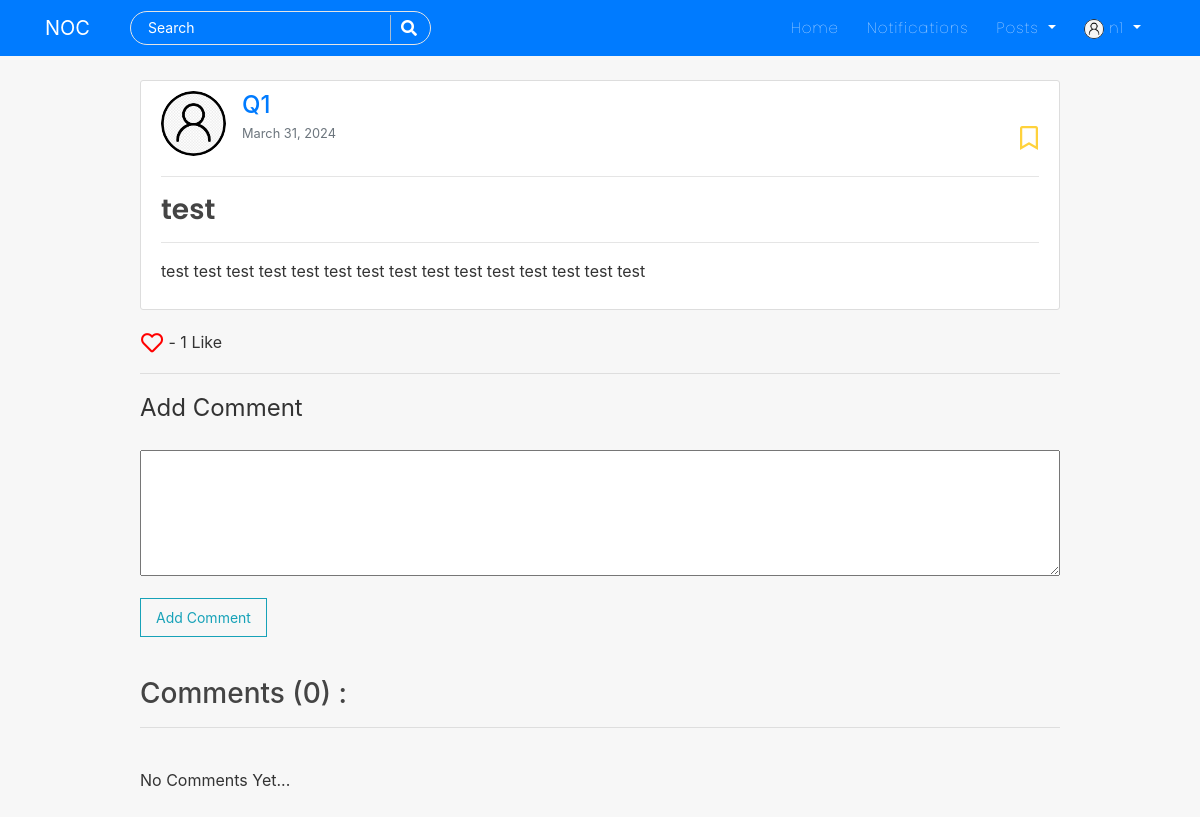
Page /post/1/ (signed in) on the committed database.
### users/models.py (models this page shows, shortened)
class Profile(models.Model):
    USER_TYPE_CHOICES = (
        ('patient', 'Patient'),
        ('nurse', 'Nurse'),
    )
    user = models.OneToOneField(User, on_delete=models.CASCADE)
    is_online = models.BooleanField(default=False)
    following = models.ManyToManyField(User, related_name="following", blank=True)
    friends = models.ManyToManyField(User, related_name='my_friends', blank=True)
    bio = models.CharField(default="",blank=True,null=True,max_length=350)
    date_of_birth = models.CharField(blank=True,max_length=150)
    updated = models.DateTimeField(auto_now=True)
    created = models.DateTimeField(auto_now_add=True)
    image = models.ImageField(default='default.jpg', upload_to='profile_pics',blank=True, null=True)
    facebook_link = models.URLField(blank=True, null=True)
    twitter_link = models.URLField(blank=True, null=True)
    instagram_link = models.URLField(blank=True, null=True)
    linkedin_link = models.URLField(blank=True, null=True)
    user_type = models.CharField(max_length=10, choices=USER_TYPE_CHOICES,)
    is_available_for_emergencies = models.BooleanField(default=True)
    location = models.CharField(max_length=100,null=True)

### blog/models.py (models this page shows, shortened)
class Post(models.Model):
    title = models.CharField(max_length=150)
    content = RichTextField(blank=True, null=True)
    date_posted = models.DateTimeField(default=timezone.now)
    date_updated = models.DateTimeField(auto_now=True)
    author = models.ForeignKey(User, on_delete=models.CASCADE)
    likes = models.ManyToManyField(User, related_name="blogpost", blank=True)
    saves = models.ManyToManyField(User, related_name="blogsave", blank=True)
    def total_likes(self):
        return self.likes.count()
    def total_saves(self):
        return self.saves.count()

### blog/views.py (the view)
# urls.py: path('post/<int:pk>/', PostDetailView, name='post-detail'),
def PostDetailView(request,pk):
    stuff = get_object_or_404(Post, id=pk)
    total_likes = stuff.total_likes()
    total_saves = stuff.total_saves()
    total_comments = stuff.comments.all().filter(reply=None).order_by('-id')
    total_comments2 = stuff.comments.all().order_by('-id')
    context = {}
    if request.method == "POST":
        comment_qs = None
        comment_form = CommentForm(request.POST or None)
        if comment_form.is_valid():
            form = request.POST.get('body')
            reply_id = request.POST.get('comment_id')
            if reply_id:
                comment_qs = Comment.objects.get(id=reply_id)
            comment = Comment.objects.create(name=request.user,post=stuff,body=form, reply=comment_qs)
            comment.save()
            if reply_id:
                notify = Notification(post=stuff, sender=request.user, user=stuff.author, text_preview=form, notification_type=4)
                notify.save()
            else:
                notify = Notification(post=stuff, sender=request.user, user=stuff.author, text_preview=form, notification_type=3)
                notify.save()
            total_comments = stuff.comments.all().filter(reply=None).order_by('-id')
            total_comments2 = stuff.comments.all().order_by('-id')
    else:
        comment_form = CommentForm()
    tcl={}
    for cmt in total_comments2:
        total_clikes = cmt.total_clikes()
        cliked = False
        if cmt.likes.filter(id=request.user.id).exists():
            cliked = True
        tcl[cmt.id] = cliked
    context["clikes"]=tcl
    liked = False
    if stuff.likes.filter(id=request.user.id).exists():
        liked = True
    context["total_likes"]=total_likes
    context["liked"]=liked
    saved = False
    if stuff.saves.filter(id=request.user.id).exists():
        saved = True
    context["total_saves"]=total_saves
    context["saved"]=saved
    context['comment_form'] = comment_form
    context['post']=stuff
    context['comments']=total_comments
    if is_ajax(request=request):
        html = render_to_string('blog/comments.html',context, request=request)
        return JsonResponse({'form':html})
    return render(request, 'blog/post_detail.html', context)

### blog/forms.py
class CommentForm(forms.ModelForm):
    body = forms.CharField(widget=forms.Textarea(attrs={'class':'form-control custom-txt','cols':'40','rows':'3'}), label='')
    class Meta:
        model = Comment
        fields = ['body',]

### blog/utils.py (called while the page is built)
def is_ajax(request):
    return request.META.get('HTTP_X_REQUESTED_WITH') == 'XMLHttpRequest'

### blog/templates/blog/post_detail.html (shortened to what this page needs)
{% extends "blog/base.html" %}
{% block content %}
<div class="col-md-10 m-auto">
<article class="content-section" style="overflow: auto;">
    <div class="media">
        <img class="rounded-circle article-img" src="{{post.author.profile.image.url}}" alt="image">
        <div class="media-body">
            <h4 class="d-inline"><a class="mr-2" href="{% url 'profile-detail-view' post.author.pk %}">{{ post.author }}</a></h4>
            <div id="save-section">
                {% include 'blog/save_section.html' %}
            </div>
            <p><small class="text-muted">{{ post.date_posted|date:"F d, Y" }}</small></p>
        </div>
    </div>
    <hr>
    <h3 class="d-inline"><a class="article-title" href="{% url 'post-detail' post.id %}">{{ post.title }}</a></h3>
    <hr>
    <p class="article-content">{{ post.content|safe }}</p>
</article>
<div id="like-section">
    {% include 'blog/like_section.html' %}
</div>
<hr>
<div class="main-comment-section">
    {% include 'blog/comments.html' %}
</div>
<br><br>
</div>
{% endblock %}

### blog/templates/blog/navbar.html (shortened to what this page needs)
<nav class="navbar navbar-expand-lg navbar-dark bg-steel fixed-top">
    <div class="container">
      <a class="navbar-brand mr-4 pr-3" href="/">NOC</a>
      <div class="collapse navbar-collapse" id="navbarToggle">
        <div class="navbar-nav mr-auto">
          <div id="searchbar" >
            <form method="GET" action="/search">
              <input required name="query" id="search" type="text" placeholder="Search">
              <button class="search-btn" type="submit"><i class="fas fa-search"></i></button>
            </form>
          </div>
        </div>
        <div class="navbar-nav">
          <a class="nav-item nav-link" href="{% url 'blog-home' %}">Home</a>
          {% if user.is_authenticated %}
          <a class="nav-item nav-link" href="{% url 'show-notifications' %}">Notifications</a>
          <div class="dropdown">
            <a class="dropdown-toggle nav-link" href="#" role="button" id="dropdownMenuLink1" data-toggle="dropdown" aria-haspopup="true" aria-expanded="false">
              Posts
            </a>
          </div>
          {% endif %}
          {% if user.is_authenticated %}
            <div class="dropdown">
              <a class="dropdown-toggle nav-link" href="#" role="button" id="dropdownMenuLink2" data-toggle="dropdown" aria-haspopup="true" aria-expanded="false">
                <img class="rounded-circle" style="height: 20px; width: 20px;" src="{{user.profile.image.url}}" alt="">&nbsp;{{user|truncatechars:"10"}}
              </a>
            </div>
          {% else %}
            <a class="nav-item nav-link" href="{% url 'account_login' %}">Login</a>
            <a class="nav-item nav-link" href="{% url 'register' %}">Register</a>
          {% endif %}
        </div>
      </div>
    </div>
</nav>

### blog/static/blog/main.css (style rules this page uses)
body { background: #f7f7f7; color: #333333; margin-top: 5rem; scroll-behavior: smooth; }
h1, h2, h3, h4, h5, h6 { color: #444444; }
.bg-steel { background: #007bff ; }
.site-header .navbar-nav .nav-link { color: #ffffff; font-family:'Poppins'; font-weight: 100; margin: 0px 6px; font-size: 15px; letter-spacing: 1px; }
.content-section { background: #ffffff; padding: 10px 20px; border: 1px solid #dddddd; border-radius: 3px; margin-bottom: 20px; }
.article-title { color: #444444; font-family: 'poppins'; font-weight: 600; }
.article-content { white-space: pre-line; }
.article-img { height: 65px; width: 65px; margin-right: 16px; }
#searchbar form { width: auto; display: flex; flex-direction: row; border-radius: 50px; padding: 3px 15px; background-color: transparent; border: 1px solid #e4e4e4; margin-right: 10px; }
#searchbar form input::placeholder { color: #fff; font-size: 14px; }
#searchbar form input { border: none; outline: none; color: #fff; font-size: 15px; flex: 1; background-color:transparent; }
.search-btn { color:#fff; border: none; width: 25px; padding-left: 10px; border-left: 1px solid rgba(202, 202, 202, 0.829); outline: none; background-color: transparent; }
.search-btn i { font-size: 16px; }

### rows in the picture
Post: author.profile.image (placeholder picture), author "Q1", date_posted "March 31, 2024", title "test", content "test test test test test test test test test test test test test test test"

### other values in the picture
{{ user|truncatechars:"10" }} "n1"
{{ total_likes }} "1"
{{ comments.count }} "0"
